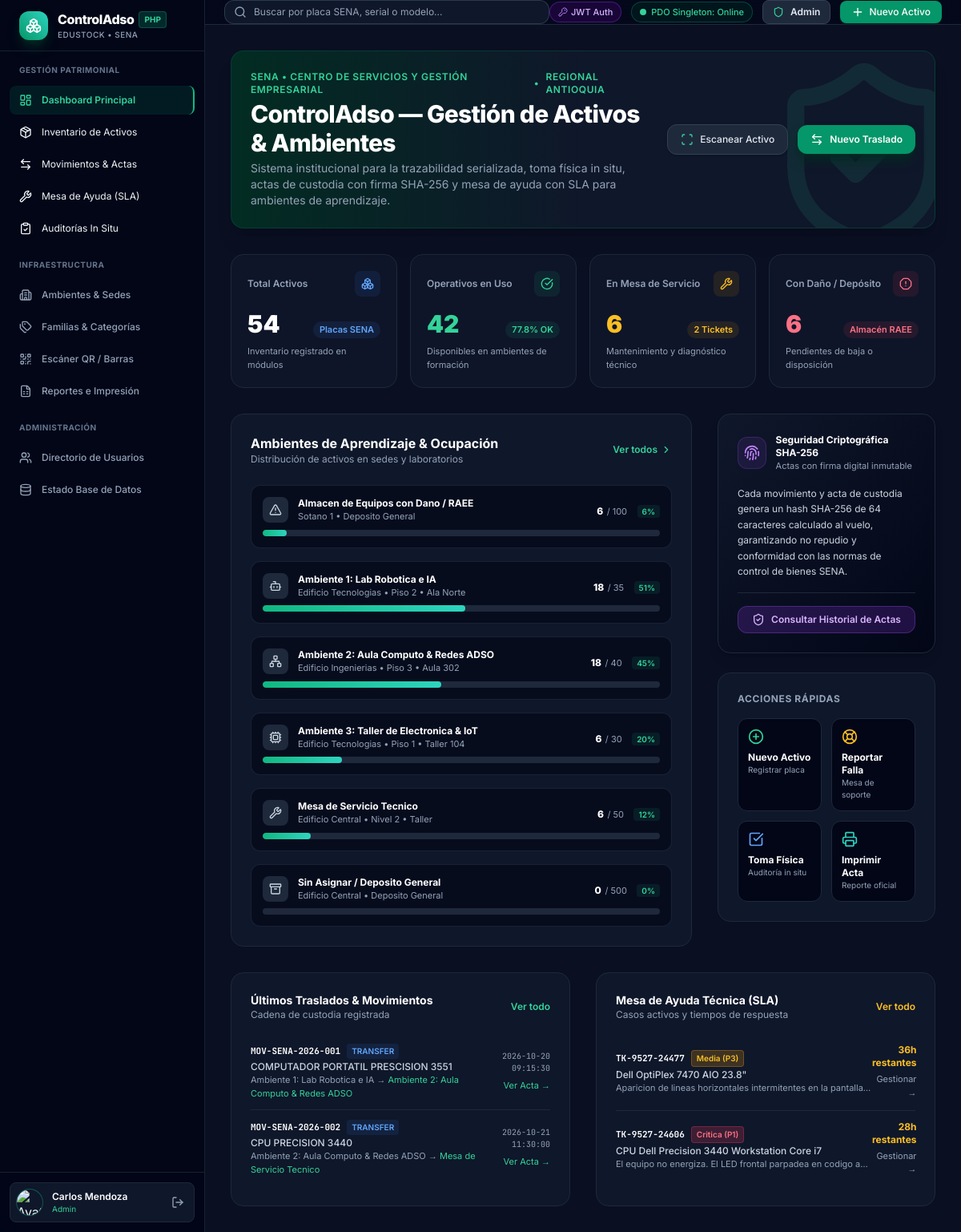
/index.php (signed in), run on the app's committed database.
### tables this page shows
CREATE TABLE environments (
    id VARCHAR(50) PRIMARY KEY,
    campus_id VARCHAR(50) NOT NULL,
    name VARCHAR(150) NOT NULL,
    code_name VARCHAR(100) NOT NULL,
    building VARCHAR(100) NOT NULL,
    floor VARCHAR(50) NOT NULL,
    icon VARCHAR(50) DEFAULT 'monitor',
    total_capacity INT DEFAULT 35,
    assigned_count INT DEFAULT 0,
    occupancy_percentage DECIMAL(5,2) DEFAULT 0.00,
    created_at DATETIME DEFAULT CURRENT_TIMESTAMP,
    CONSTRAINT fk_env_campus FOREIGN KEY (campus_id) REFERENCES campuses(id) ON DELETE CASCADE
);

CREATE TABLE inventory_movements (
    id VARCHAR(36) PRIMARY KEY,
    folio VARCHAR(100) NOT NULL UNIQUE,
    type ENUM('IN', 'OUT', 'TRANSFER') NOT NULL,
    product_name VARCHAR(200) NOT NULL,
    asset_id VARCHAR(36),
    asset_code VARCHAR(100),
    serial_number VARCHAR(100),
    origin_environment_id VARCHAR(50),
    origin_environment_name VARCHAR(150),
    destination_environment_id VARCHAR(50) NOT NULL,
    destination_environment_name VARCHAR(150) NOT NULL,
    quantity INT NOT NULL DEFAULT 1,
    notes TEXT,
    user_id VARCHAR(36),
    user_name VARCHAR(150) NOT NULL,
    user_role VARCHAR(100) NOT NULL,
    user_email VARCHAR(150) NOT NULL,
    timestamp_str VARCHAR(100) NOT NULL,
    crypto_hash VARCHAR(64) NOT NULL,
    qr_verification_token VARCHAR(100) NOT NULL,
    status ENUM('COMPLETADO', 'PENDIENTE', 'RECHAZADO') DEFAULT 'COMPLETADO',
    created_at DATETIME DEFAULT CURRENT_TIMESTAMP,
    CONSTRAINT fk_movement_asset FOREIGN KEY (asset_id) REFERENCES assets(id) ON DELETE SET NULL,
    CONSTRAINT fk_movement_orig_env FOREIGN KEY (origin_environment_id) REFERENCES environments(id) ON DELETE SET NULL,
    CONSTRAINT fk_movement_dest_env FOREIGN KEY (destination_environment_id) REFERENCES environments(id),
    CONSTRAINT fk_movement_user FOREIGN KEY (user_id) REFERENCES user_profiles(id) ON DELETE SET NULL
);

CREATE TABLE service_desk_tickets (
    id VARCHAR(36) PRIMARY KEY,
    ticket_number VARCHAR(50) NOT NULL UNIQUE,
    folio VARCHAR(50),
    title VARCHAR(255) NOT NULL,
    asset_id VARCHAR(36),
    asset_name VARCHAR(200) NOT NULL,
    asset_code VARCHAR(100) NOT NULL,
    serial_number VARCHAR(100) NOT NULL,
    priority ENUM('critica', 'alta', 'media', 'baja') NOT NULL DEFAULT 'media',
    priority_label VARCHAR(50) NOT NULL,
    status ENUM('taller_diagnostico', 'en_reparacion', 'espera_repuesto', 'resuelto', 'garantia_externa') NOT NULL DEFAULT 'taller_diagnostico',
    status_label VARCHAR(100) NOT NULL,
    sla_hours_left INT DEFAULT 48,
    total_sla_hours INT DEFAULT 48,
    origin_environment_id VARCHAR(50),
    origin_environment VARCHAR(150) NOT NULL,
    environment_name VARCHAR(150),
    current_custody_location VARCHAR(200) NOT NULL,
    received_by VARCHAR(150) NOT NULL,
    reporter_name VARCHAR(150) NOT NULL,
    reporter_date VARCHAR(100) NOT NULL,
    declared_symptom TEXT NOT NULL,
    diagnostic_notes TEXT,
    repair_cost_estimate VARCHAR(100),
    technician_name VARCHAR(150),
    evidence_photo_url TEXT,
    evidence_photo_gps VARCHAR(200),
    evidence_size VARCHAR(50),
    created_at DATETIME DEFAULT CURRENT_TIMESTAMP,
    updated_at DATETIME DEFAULT CURRENT_TIMESTAMP ON UPDATE CURRENT_TIMESTAMP,
    CONSTRAINT fk_ticket_asset FOREIGN KEY (asset_id) REFERENCES assets(id) ON DELETE SET NULL,
    CONSTRAINT fk_ticket_env FOREIGN KEY (origin_environment_id) REFERENCES environments(id) ON DELETE SET NULL
);

### index.php (the view, shortened to what the rows shown need)
<?php
require_once __DIR__ . '/includes/header.php';
$db = getDB();
$environments = [];
$recentMovements = [];
$recentTickets = [];
if ($db) {
    try {
        $environments = $db->query("
            SELECT e.*,
            (SELECT COUNT(*) FROM assets a WHERE a.environment_id = e.id) as current_assets
            FROM environments e
            ORDER BY e.name ASC
        ")->fetchAll();
        $recentMovements = $db->query("SELECT * FROM inventory_movements ORDER BY created_at DESC LIMIT 5")->fetchAll();
        $recentTickets = $db->query("SELECT * FROM service_desk_tickets ORDER BY created_at DESC LIMIT 5")->fetchAll();
    } catch (Exception $e) {
    }
}
?>
<div class="bg-gradient-to-r from-emerald-950 via-slate-900 to-slate-900 border border-emerald-900/60 rounded-2xl p-6 mb-8 relative overflow-hidden shadow-xl">
    <div class="flex flex-col md:flex-row md:items-center justify-between gap-4 relative z-10">
        <div>
            <h1 class="text-2xl md:text-3xl font-extrabold text-white tracking-tight">
                ControlAdso — Gestión de Activos & Ambientes
            </h1>
        </div>
    </div>
</div>
<div class="grid grid-cols-1 lg:grid-cols-3 gap-8 mb-8">
    <div class="lg:col-span-2 bg-slate-900 border border-slate-800 rounded-2xl p-6">
        <div class="flex items-center justify-between mb-6">
            <div>
                <h2 class="text-base font-bold text-white">Ambientes de Aprendizaje & Ocupación</h2>
            </div>
        </div>
        <div class="space-y-4">
            <?php if (!empty($environments)): ?>
                <?php foreach ($environments as $env):
                    $curr = $env['current_assets'] ?? $env['assigned_count'];
                    $cap = $env['total_capacity'] ?: 35;
                    $pct = min(100, round(($curr / $cap) * 100));
                ?>
                    <div class="p-3.5 rounded-xl bg-slate-950/60 border border-slate-800/80 hover:border-slate-700 transition">
                        <div class="flex items-center justify-between mb-2">
                            <div class="flex items-center space-x-3">
                                <div class="w-8 h-8 rounded-lg bg-slate-800 flex items-center justify-center text-slate-300">
                                    <i data-lucide="<?= htmlspecialchars($env['icon'] ?: 'monitor') ?>" class="w-4 h-4"></i>
                                </div>
                                <div>
                                    <h3 class="text-xs font-bold text-white"><?= htmlspecialchars($env['name']) ?></h3>
                                    <p class="text-[11px] text-slate-400"><?= htmlspecialchars($env['building']) ?> • <?= htmlspecialchars($env['floor']) ?></p>
                                </div>
                            </div>
                            <div class="text-right">
                                <span class="text-xs font-extrabold text-white"><?= $curr ?></span>
                                <span class="text-[11px] text-slate-400">/ <?= $cap ?></span>
                                <span class="text-[10px] ml-2 px-1.5 py-0.5 rounded font-semibold bg-emerald-500/10 text-emerald-400"><?= $pct ?>%</span>
                            </div>
                        </div>
                        <div class="w-full bg-slate-800 h-2 rounded-full overflow-hidden">
                            <div class="bg-gradient-to-r from-emerald-500 to-teal-400 h-2 rounded-full" style="width: <?= $pct ?>%"></div>
                        </div>
                    </div>
                <?php endforeach; ?>
            <?php else: ?>
                <div class="text-center py-8 text-slate-400 text-xs">
                    <p>No se encontraron ambientes registrados. Ejecuta el instalador para inicializar los datos.</p>
                </div>
            <?php endif; ?>
        </div>
    </div>
</div>
<div class="grid grid-cols-1 lg:grid-cols-2 gap-8">
    <div class="bg-slate-900 border border-slate-800 rounded-2xl p-6">
        <div class="divide-y divide-slate-800">
            <?php if (!empty($recentMovements)): ?>
                <?php foreach ($recentMovements as $mov): ?>
                    <div class="py-3 flex items-center justify-between">
                        <div>
                            <div class="flex items-center space-x-2">
                                <span class="font-mono text-[11px] font-bold text-white"><?= htmlspecialchars($mov['folio']) ?></span>
                                <span class="text-[10px] px-1.5 py-0.5 rounded bg-blue-500/10 text-blue-400 font-semibold"><?= htmlspecialchars($mov['type']) ?></span>
                            </div>
                            <p class="text-xs text-slate-300 font-medium mt-0.5"><?= htmlspecialchars($mov['product_name']) ?></p>
                            <p class="text-[11px] text-slate-400">
                                <?= htmlspecialchars($mov['origin_environment_name'] ?: 'Origen externo') ?> &rarr; <span class="text-emerald-400"><?= htmlspecialchars($mov['destination_environment_name']) ?></span>
                            </p>
                        </div>
                        <div class="text-right">
                            <span class="text-[10px] font-mono text-slate-400 block"><?= htmlspecialchars($mov['timestamp_str']) ?></span>
                            <a href="movement_acta.php?id=<?= urlencode($mov['id']) ?>" class="text-[11px] text-emerald-400 hover:underline mt-1 inline-block">Ver Acta &rarr;</a>
                        </div>
                    </div>
                <?php endforeach; ?>
            <?php else: ?>
                <p class="py-4 text-xs text-slate-400 text-center">No hay traslados registrados.</p>
            <?php endif; ?>
        </div>
    </div>
    <div class="bg-slate-900 border border-slate-800 rounded-2xl p-6">
        <div class="divide-y divide-slate-800">
            <?php if (!empty($recentTickets)): ?>
                <?php foreach ($recentTickets as $tk):
                    $priorityColor = $tk['priority'] === 'critica' ? 'bg-rose-500/20 text-rose-400 border-rose-500/30' : 'bg-amber-500/20 text-amber-400 border-amber-500/30';
                ?>
                    <div class="py-3 flex items-center justify-between">
                        <div>
                            <div class="flex items-center space-x-2">
                                <span class="font-mono text-[11px] font-bold text-white"><?= htmlspecialchars($tk['ticket_number']) ?></span>
                                <span class="text-[10px] px-1.5 py-0.5 rounded border font-semibold <?= $priorityColor ?>"><?= htmlspecialchars($tk['priority_label']) ?></span>
                            </div>
                            <p class="text-xs text-slate-300 font-medium mt-0.5"><?= htmlspecialchars($tk['asset_name']) ?></p>
                            <p class="text-[11px] text-slate-400 truncate max-w-xs"><?= htmlspecialchars($tk['declared_symptom']) ?></p>
                        </div>
                        <div class="text-right">
                            <span class="text-xs font-bold text-amber-400 block"><?= $tk['sla_hours_left'] ?>h restantes</span>
                            <a href="ticket_detail.php?id=<?= urlencode($tk['id']) ?>" class="text-[11px] text-slate-400 hover:text-white mt-1 inline-block">Gestionar &rarr;</a>
                        </div>
                    </div>
                <?php endforeach; ?>
            <?php else: ?>
                <p class="py-4 text-xs text-slate-400 text-center">No hay tickets activos en este momento.</p>
            <?php endif; ?>
        </div>
    </div>
</div>
<?php require_once __DIR__ . '/includes/footer.php'; ?>

### data on the page
environments: name "Almacen de Equipos con Dano / RAEE", building "Sotano 1", floor "Deposito General", curr "6", total_capacity "100", pct "6"
environments: name "Ambiente 1: Lab Robotica e IA", building "Edificio Tecnologias", floor "Piso 2 • Ala Norte", curr "18", total_capacity "35", pct "51"
environments: name "Ambiente 2: Aula Computo & Redes ADSO", building "Edificio Ingenierias", floor "Piso 3 • Aula 302", curr "18", total_capacity "40", pct "45"
environments: name "Ambiente 3: Taller de Electronica & IoT", building "Edificio Tecnologias", floor "Piso 1 • Taller 104", curr "6", total_capacity "30", pct "20"
environments: name "Mesa de Servicio Tecnico", building "Edificio Central", floor "Nivel 2 • Taller", curr "6", total_capacity "50", pct "12"
environments: name "Sin Asignar / Deposito General", building "Edificio Central", floor "Deposito General", curr "0", total_capacity "500", pct "0"
inventory_movements: folio "MOV-SENA-2026-001", type "TRANSFER", product_name "COMPUTADOR PORTATIL PRESCISION 3551", origin_environment_name "Ambiente 1: Lab Robotica e IA", destination_environment_name "Ambiente 2: Aula Computo & Redes ADSO", timestamp_str "2026-10-20 09:15:30"
inventory_movements: folio "MOV-SENA-2026-002", type "TRANSFER", product_name "CPU PRECISION 3440", origin_environment_name "Ambiente 2: Aula Computo & Redes ADSO", destination_environment_name "Mesa de Servicio Tecnico", timestamp_str "2026-10-21 11:30:00"
service_desk_tickets: ticket_number "TK-9527-24477", priority_label "Media (P3)", asset_name "Dell OptiPlex 7470 AIO 23.8\"", declared_symptom "Aparicion de lineas horizontales intermitentes en la pantalla…", sla_hours_left "36"
service_desk_tickets: ticket_number "TK-9527-24606", priority_label "Critica (P1)", asset_name "CPU Dell Precision 3440 Workstation Core i7", declared_symptom "El equipo no energiza. El LED frontal parpadea en codigo a…", sla_hours_left "28"

### other printed values
$currentUser['name'] "Carlos Mendoza"
$currentUser['role'] "Admin"
$stats['total_assets'] "54"
$stats['operativos'] "42"
$stats['operational_rate'] "77.8"
$stats['mesa_servicio'] "6"
$stats['open_tickets'] "2"
$stats['con_dano'] "6"
